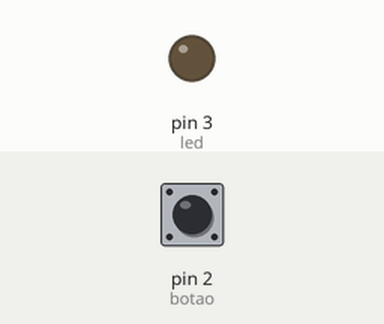
This sketch was run on a simulated Arduino Uno, built with avr-gcc and run on an emulated ATmega328P. On the bench: output pins drawn as LEDs (lit = HIGH). Inputs (shaded band) come from the test bench; at power-on: pin 2 (botao) LOW.

Above: at 1.2 s.
1.3 s: pin 2 (botao) pulled HIGH for 0.15 s
At 2.6 s:
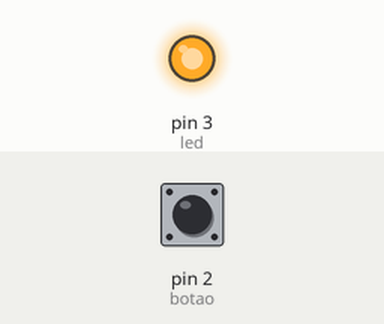
Timing chart, 0 to 4.3 s (numbered marks = the images above; inputs shaded):
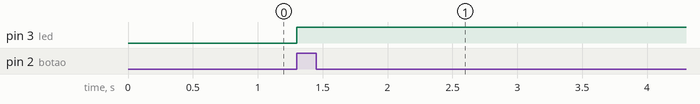

The sketch:

EXERC_CIO_4.ino
```cpp
const int botao = 2;
const int led = 3;

void setup()
{
  pinMode(2, INPUT);
  pinMode(3, OUTPUT);
}

int var;

void loop()
{
  var = digitalRead(botao);
  if (var){
    digitalWrite (led, HIGH);
  }
  }
```

Measured:
- after the input at 1.3 s, pin 3 (led): LOW → HIGH at once
